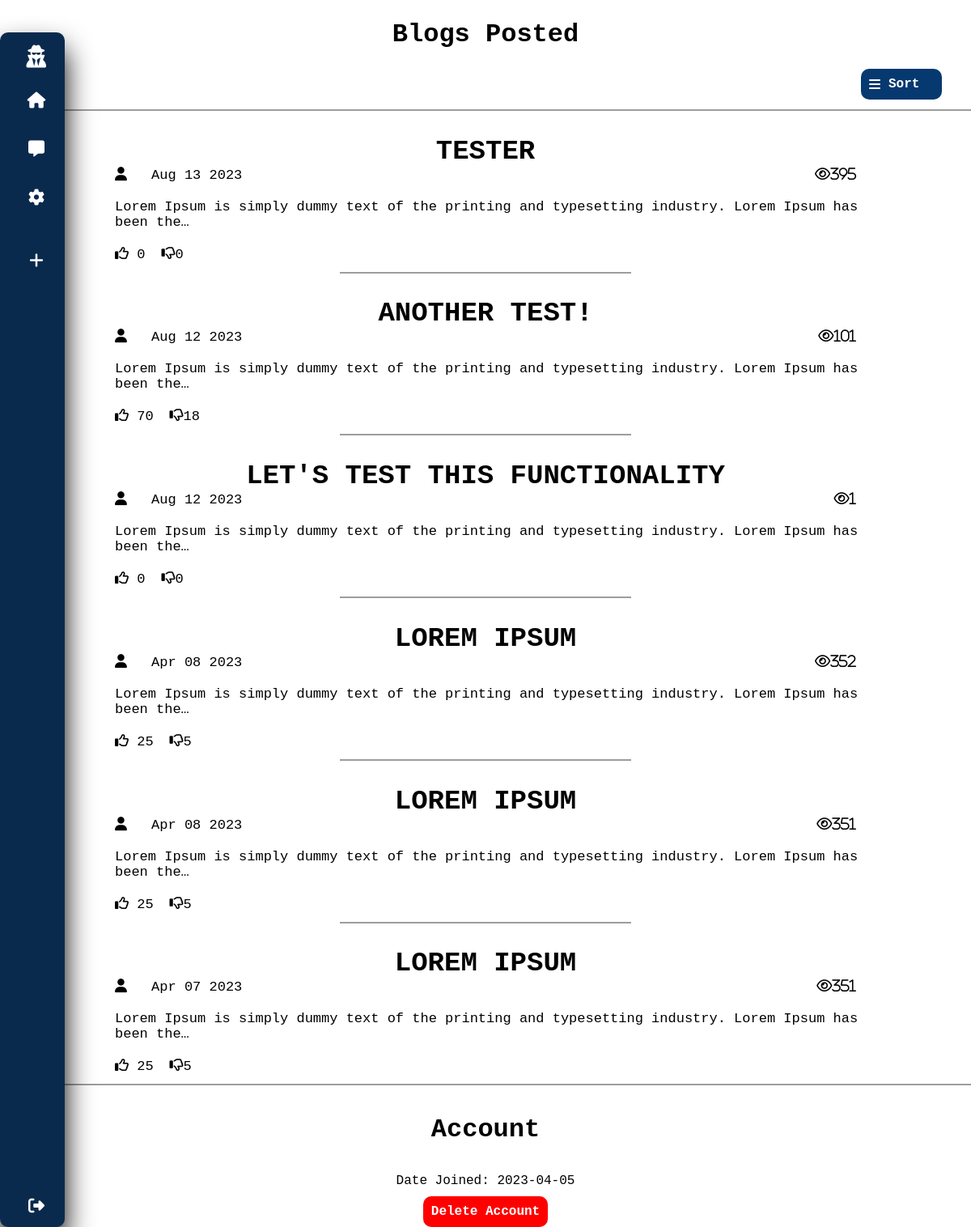
Before: /user-settings/ (signed in) with the older database file.
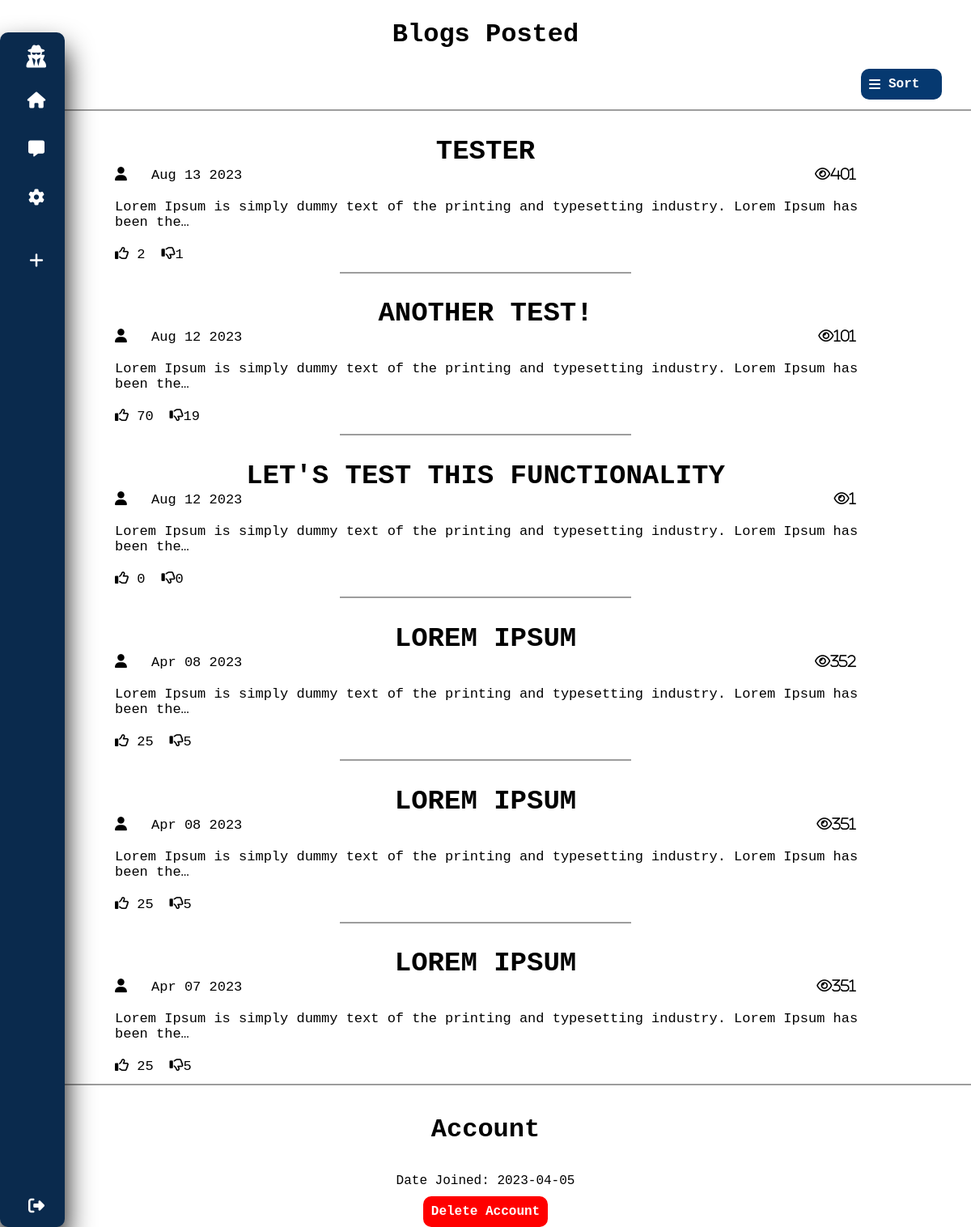
After: the same page with the newer database file.
### anonymous/models.py (models this page shows, shortened)
class Post(models.Model):
    user = models.ForeignKey(Anonymous, on_delete=models.CASCADE)
    title = models.CharField(max_length=100)
    description = models.TextField()
    date = models.DateTimeField(auto_now_add=True)
    likes = models.IntegerField(default=0)
    dislikes = models.IntegerField(default=0)
    views = models.IntegerField(default=0)

### anonymous/views.py (the view)
# urls.py: path('user-settings/', views.user_settings, name = 'user_settings')
def user_settings(request):
    get_anonymous = Anonymous.objects.get(user = request.user)
    blog_history = Post.objects.filter(user = get_anonymous).order_by('-date')
    date_joined = (request.user.date_joined).strftime('%Y-%m-%d')
    if request.method == 'POST':
        get_anonymous.delete()
        User.objects.get(username = request.user.username).delete()
        logout_view(request)
    context = {
        "blog_history": blog_history,
        "date_joined": date_joined,
    }
    return render(request, 'anonymous/user_settings.html', context)

### anonymous/templates/anonymous/user_settings.html (shortened to what this page needs)
{% extends 'anonymous/base.html' %} {%load static%} {%block content%}
<head>
  <link rel="stylesheet" href="{% static 'css/user_settings.css' %}" />
</head>
<div class="container">
  <div class="blogs-posted">
    <h1 id="blogs-posted">Blogs Posted</h1>
    <div class="sort-modal">
      <p id="sort"><i class="fa-solid fa-bars"></i> Sort</p>
    </div>
    <hr />
    {% for blog in blog_history%}
    <div class="blog">
      <a href="{% url 'post' blog.id %}">
        <h1 class="title">{{blog.title}}</h1>
        <div class="data">
          <span class="date"
            ><i class="fa-solid fa-user modal" style="margin-right: 20px"></i> {{blog.date|date:"M d Y"}}</span
          >
          <span class="views"> <i class="fa-regular fa-eye">{{blog.views}}</i></span>
        </div>
        <p>{{blog.description| truncatechars:100}}</p>
      </a>
      <div class="interaction">
        <span class="likes"
          ><i class="fa-regular fa-thumbs-up"></i> <span class="like">{{blog.likes}}</span></span
        >
        <span class="dislikes"
          ><i class="fa-regular fa-thumbs-down"></i
          ><span class="dislike">{{blog.dislikes}}</span></span
        >
      </div>
    </div>
    <hr id="blog-separator" />
    {%endfor%}
  </div>
  <hr />
  <div class="account-info">
    <h1 id="account">Account</h1>
    <p id="date-joined">Date Joined: {{date_joined}}</p>
    <button type="submit" id="delete-account">Delete Account</button>
  </div>
</div>
{%endblock%}

Changed rows visible on the page:
changed Post "TESTER": views "395" → "401"; likes "0" → "2"; dislikes "0" → "1"
changed Post "ANOTHER TEST!": dislikes "18" → "19"
